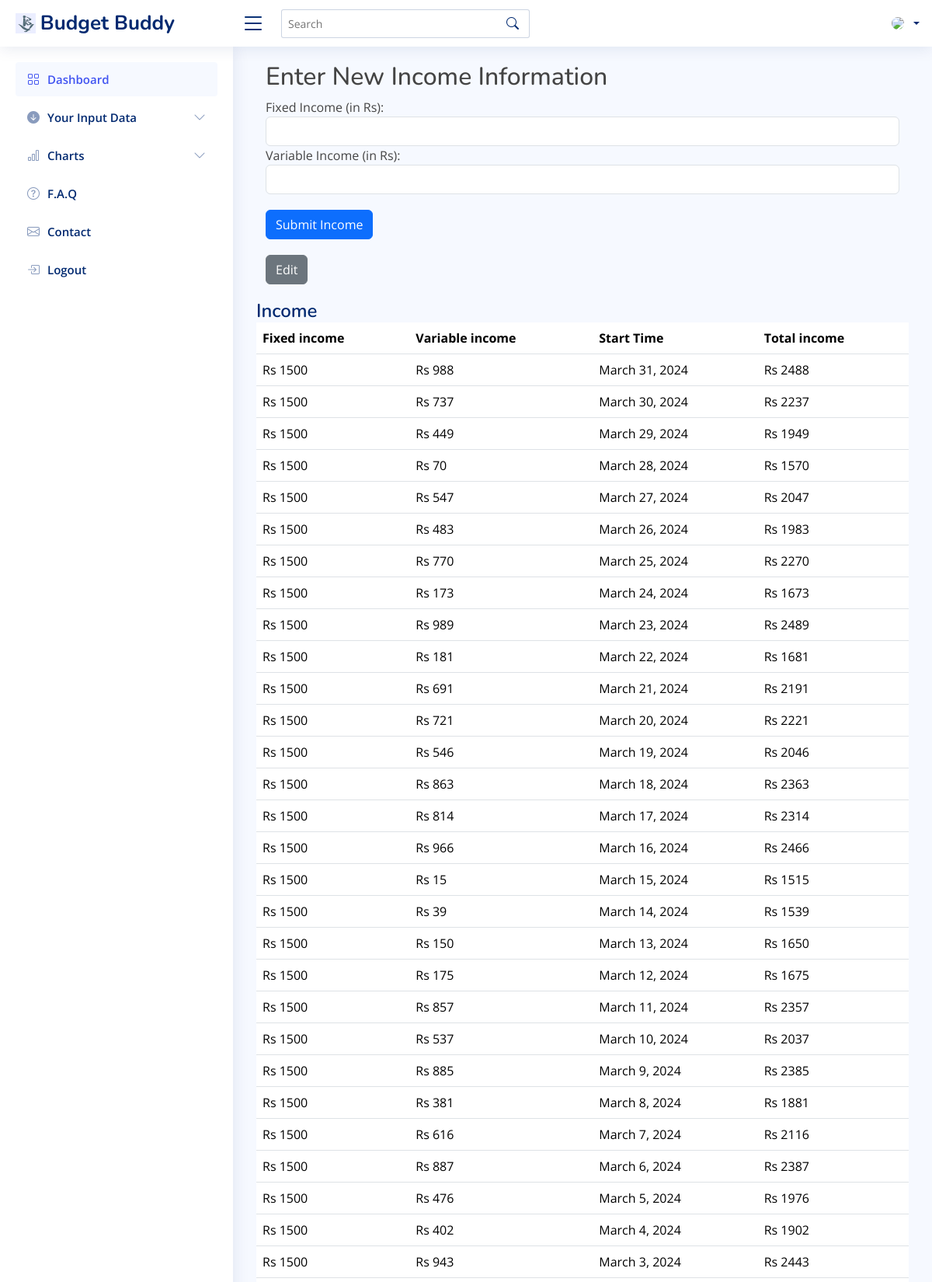
/goal/salary/mirchandani2003@rediffmail.com/ (upper part), run on the app's committed database.
### goal/models.py (models this page shows, shortened)
class Salary(models.Model):
    user = models.CharField(max_length=100)
    fix_salary = models.IntegerField(null=False, blank=False)
    var_salary = models.IntegerField(null=False, blank=False)
    start_time=models.DateField(null=True, blank=True)
    time=models.IntegerField(null=False, blank=False)
    totalsalary=models.IntegerField(null=False, blank=False)
    last_salary_date=models.DateField(null=True, blank=True)

### goal/views.py (the view, shortened to what this page needs)
# urls.py: path("salary/<str:username>/", views.salary, name='salary'),
def salary(request, username):
    global count
    salary = Salary.objects.filter(user=username).order_by('-start_time')
    last_salary = Salary.objects.filter(user=username).order_by('-last_salary_date').first()
    if last_salary is not None and last_salary.last_salary_date is not None and datetime.now().date() < last_salary.last_salary_date + timedelta(days=1):
        form_enabled = False
        messages.success(request, "You have entered your Income, Now you can enter it tommorrow")
    else:
        form_enabled = True
    return render(request, "salary.html", {"form_enabled": form_enabled, "salary": salary})

### templates/salary.html (shortened to what this page needs)
{% extends "base1.html" %}
{% load static %}
{% block body %}
<main id="main" class="main">
    <div class="container">
        <h2>Enter New Income Information</h2>
        <form id="salaryForm" method="post" action="/goal/salary/{{ user.username }}/">
            <div class="form-group">
                <label for="fix_salary">Fixed Income (in Rs):</label>
                <input type="number" id="fix_salary" name="fix_salary" class="form-control" required>
            </div>
            <div class="form-group">
                <label for="var_salary">Variable Income (in Rs):</label>
                <input type="number" id="var_salary" name="var_salary" class="form-control" required>
            </div>
            <button type="submit" class="btn btn-primary" style="margin-top: 20px;">Submit Income</button>
        </form>
    </div>
    <div class="container">
        <a href="/goal/edit/{{ user.username }}"><button type="button" id="editButton" class="btn btn-secondary" onclick="enableForm()" style="margin-top: 20px;">Edit</button></a>
    </div>
    <div class="pagetitle" style="margin-top: 20px;">
        <h1>Income</h1>
              <div>
              <table class="table">
                <thead>
                    <tr>
                        <th>Fixed income</th>
                        <th>Variable income</th>
                        <th>Start Time</th>
                        <th>Total income</th>
                    </tr>
                </thead>
                <tbody>
                    {% for sal in salary %}
                    <tr>
                      <td>Rs {{ sal.fix_salary }}</td>
                      <td>Rs {{ sal.var_salary }}</td>
                      <td>{{ sal.start_time }}</td>
                      <td>Rs {{ sal.totalsalary }}</td>
                  </tr>
                    {% endfor %}
                </tbody>
            </table>
          </div>
      </div>
</main>
{% endblock body %}

### static/css/dashmain.css (style rules this page uses)
:root { scroll-behavior: smooth; }
body { font-family: "Open Sans", sans-serif; background: #f6f9ff; color: #444444; }
a { color: #4154f1; text-decoration: none; }
h1, h2, h3, h4, h5, h6 { font-family: "Nunito", sans-serif; }
#main { margin-top: 60px; padding: 20px 30px; transition: all 0.3s; }
.pagetitle { margin-bottom: 10px; }
.pagetitle h1 { font-size: 24px; margin-bottom: 0; font-weight: 600; color: #012970; }
@media (min-width: 1200px) { #main, #footer { margin-left: 300px; } }

### data on the page
Salary: fix_salary "1500", var_salary "988", start_time "March 31, 2024", totalsalary "2488"
Salary: fix_salary "1500", var_salary "737", start_time "March 30, 2024", totalsalary "2237"
Salary: fix_salary "1500", var_salary "449", start_time "March 29, 2024", totalsalary "1949"
Salary: fix_salary "1500", var_salary "70", start_time "March 28, 2024", totalsalary "1570"
Salary: fix_salary "1500", var_salary "547", start_time "March 27, 2024", totalsalary "2047"
Salary: fix_salary "1500", var_salary "483", start_time "March 26, 2024", totalsalary "1983"
Salary: fix_salary "1500", var_salary "770", start_time "March 25, 2024", totalsalary "2270"
Salary: fix_salary "1500", var_salary "173", start_time "March 24, 2024", totalsalary "1673"
Salary: fix_salary "1500", var_salary "989", start_time "March 23, 2024", totalsalary "2489"
Salary: fix_salary "1500", var_salary "181", start_time "March 22, 2024", totalsalary "1681"
Salary: fix_salary "1500", var_salary "691", start_time "March 21, 2024", totalsalary "2191"
Salary: fix_salary "1500", var_salary "721", start_time "March 20, 2024", totalsalary "2221"
Salary: fix_salary "1500", var_salary "546", start_time "March 19, 2024", totalsalary "2046"
Salary: fix_salary "1500", var_salary "863", start_time "March 18, 2024", totalsalary "2363"
Salary: fix_salary "1500", var_salary "814", start_time "March 17, 2024", totalsalary "2314"
Salary: fix_salary "1500", var_salary "966", start_time "March 16, 2024", totalsalary "2466"
Salary: fix_salary "1500", var_salary "15", start_time "March 15, 2024", totalsalary "1515"
Salary: fix_salary "1500", var_salary "39", start_time "March 14, 2024", totalsalary "1539"
Salary: fix_salary "1500", var_salary "150", start_time "March 13, 2024", totalsalary "1650"
Salary: fix_salary "1500", var_salary "175", start_time "March 12, 2024", totalsalary "1675"
Salary: fix_salary "1500", var_salary "857", start_time "March 11, 2024", totalsalary "2357"
Salary: fix_salary "1500", var_salary "537", start_time "March 10, 2024", totalsalary "2037"
Salary: fix_salary "1500", var_salary "885", start_time "March 9, 2024", totalsalary "2385"
Salary: fix_salary "1500", var_salary "381", start_time "March 8, 2024", totalsalary "1881"
Salary: fix_salary "1500", var_salary "616", start_time "March 7, 2024", totalsalary "2116"
Salary: fix_salary "1500", var_salary "887", start_time "March 6, 2024", totalsalary "2387"
Salary: fix_salary "1500", var_salary "476", start_time "March 5, 2024", totalsalary "1976"
Salary: fix_salary "1500", var_salary "402", start_time "March 4, 2024", totalsalary "1902"
Salary: fix_salary "1500", var_salary "943", start_time "March 3, 2024", totalsalary "2443"
